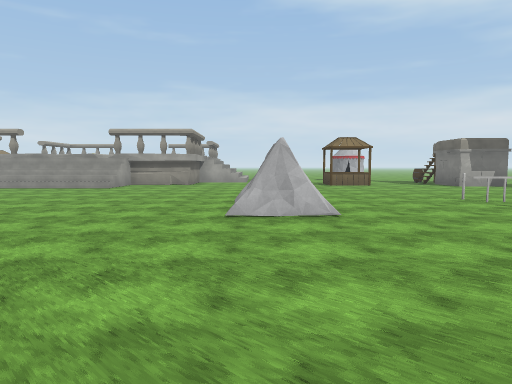
view 1 (above)

24 first-person views from a walk through a Unity game level. The camera is 1.5 m above the floor, tilts 4° down and sees 70° across. Doors are open. The floor is counted in squares, 2 m on a side. Each view is taken from the middle of a square. On the plan, view 1 faces up. The plan holds only what a view shows up to about 11 squares ahead; the rest is blank. The place goes on beyond the plan. The terrain is drawn as flat ground. The player character is not drawn. Surface patterns are stand-ins for the level's own textures.

view 2
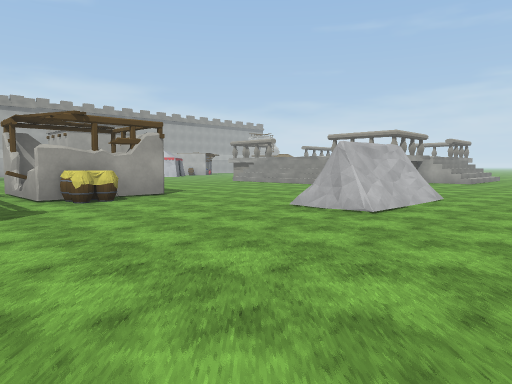

view 3
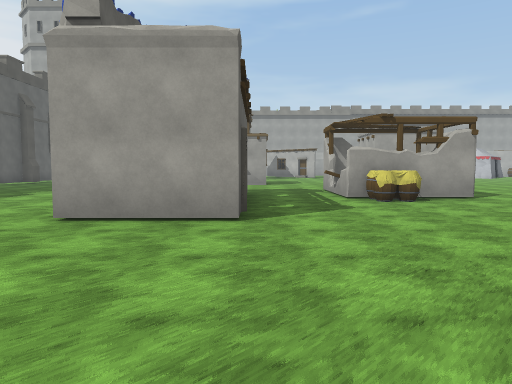

view 4
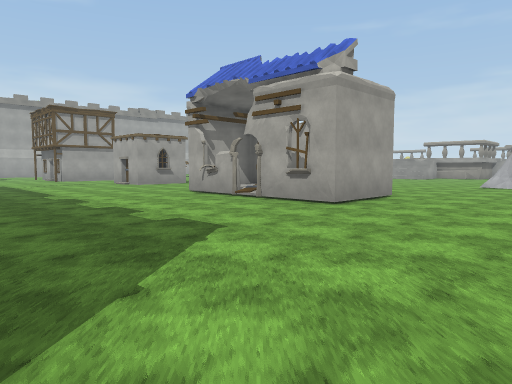

view 5
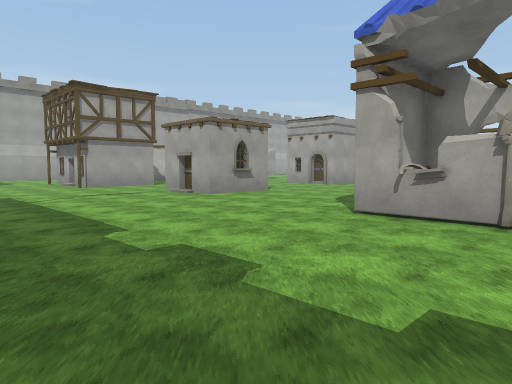

view 6
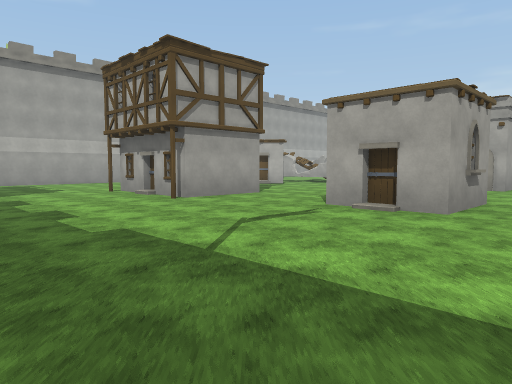

view 7
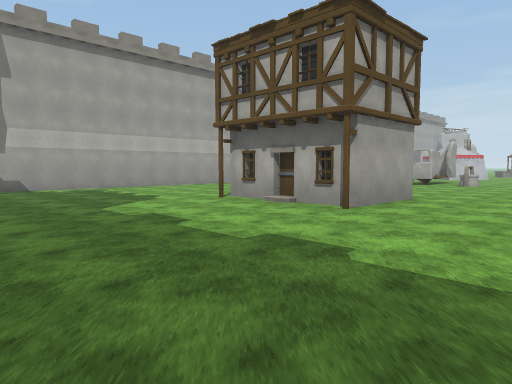

view 8
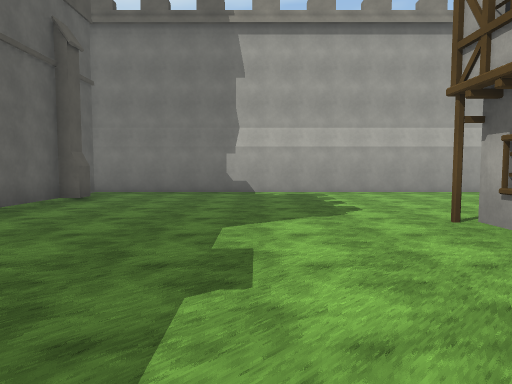

view 9
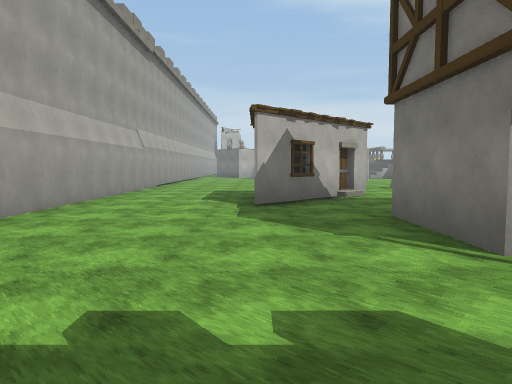

view 10
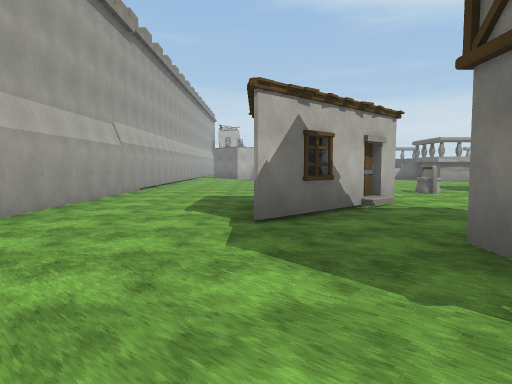

view 11
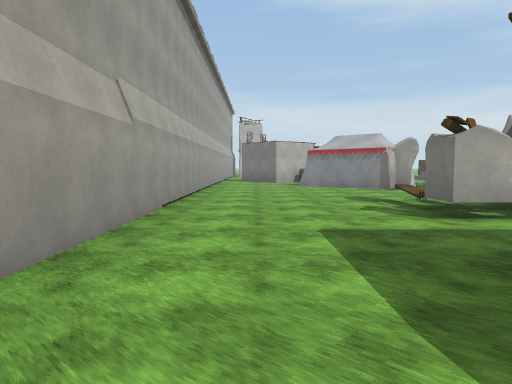

view 12
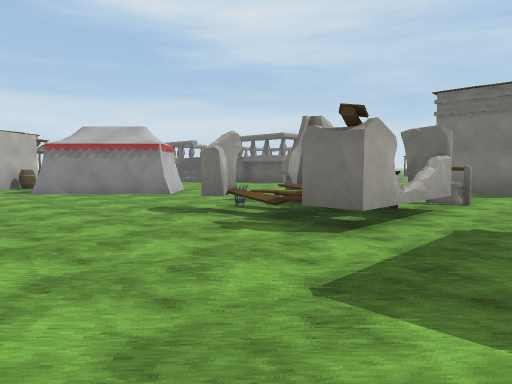

view 13
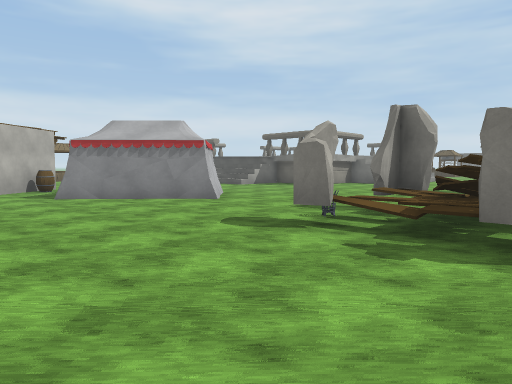

view 14
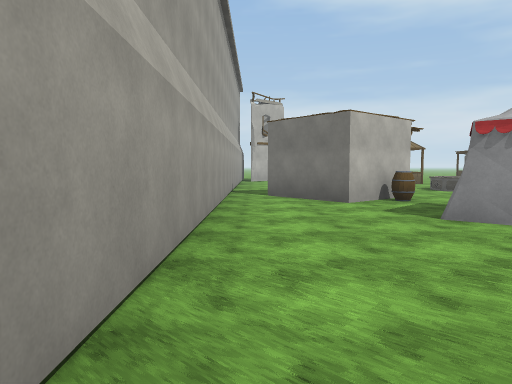

view 15
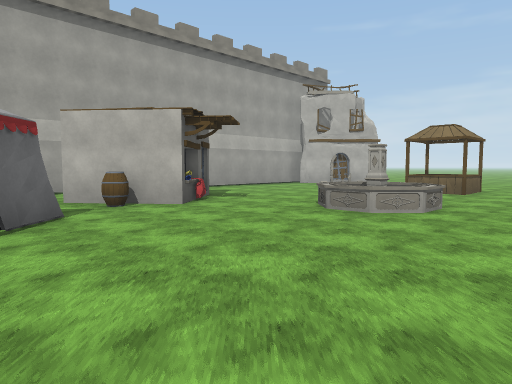

view 16
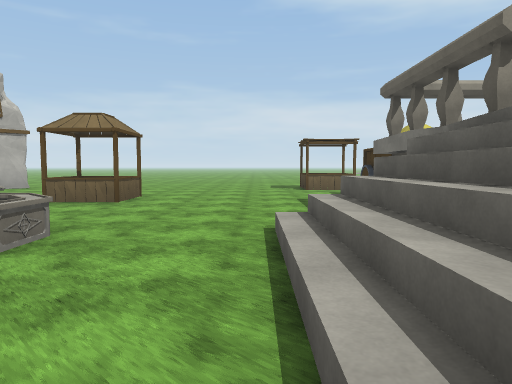

view 17
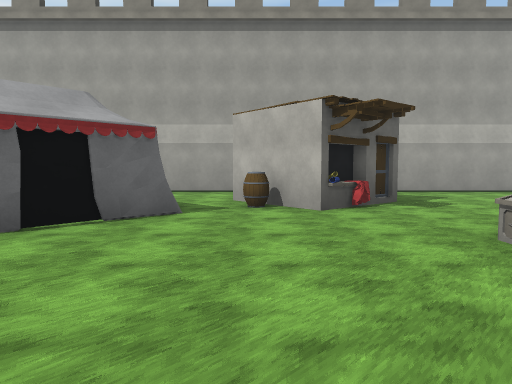

view 18
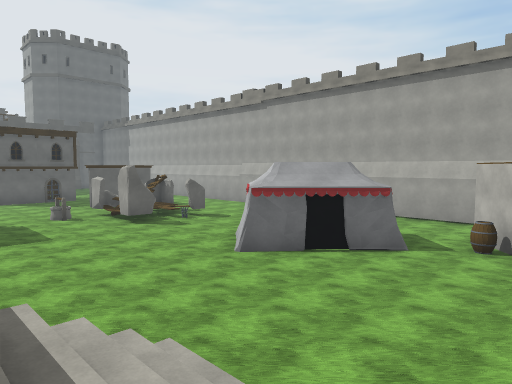

view 19
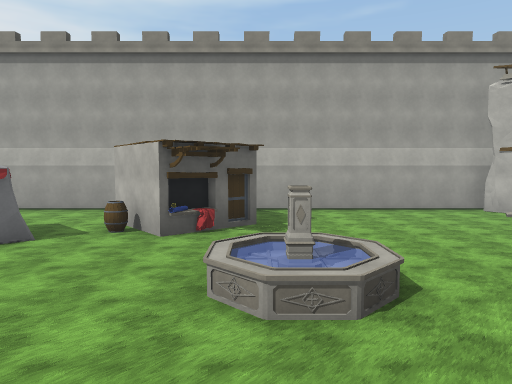

view 20
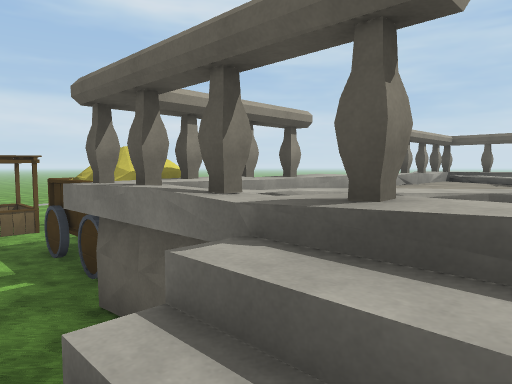

view 21
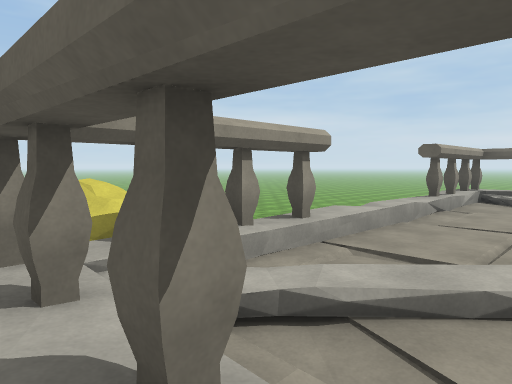

view 22
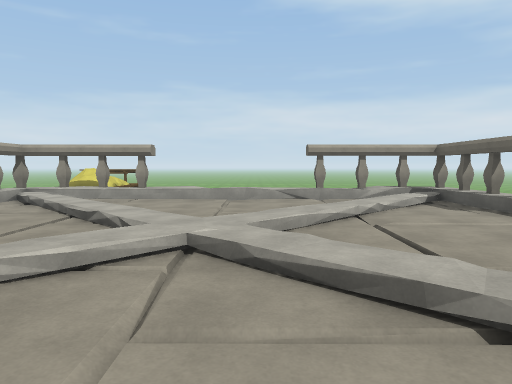

view 23
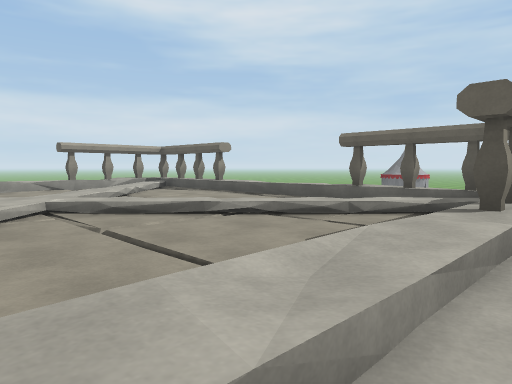

view 24
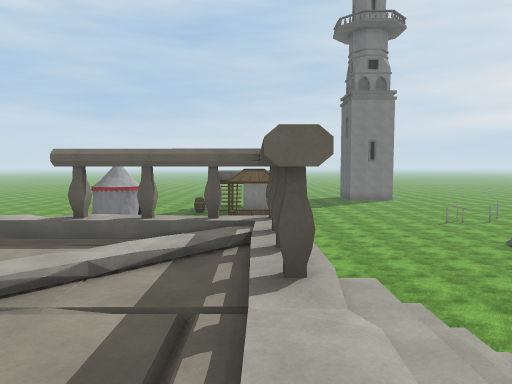

### Floor plan
Key: @ floor where view 1 was taken; # wall or solid block; . main floor; : floor 2 m higher than the main floor; / step, stairs or slope; D open door; T tent; F fence; H house; W well; B barrel; U fountain; I building; O other object.
Columns run from 26 left of view 1 to 5 right of it. Each row starts with its distance up from view 1.
 26 #..... II.....OO
 25 #......DD.....OO#////#
 24 #.............#:/:::::/#
 23 #.............///:::://#
 22 #......UU..///////:///:#
 21 #..H...UU..///#::////::/
 20 #.H H......///  :://:::/
 19 #.H HH.....///   ///::://
 18 #..HB......///   /////://
 17 #..........///   ::::/:#/
 16 #....##.....     :::::/#     II
 15 #...T###.....    ////###
 14 #....###.....    /////
 13 #.....#......       //........
 12 #............         ........
 11 #...........       .............
 10 #...........       .............
  9 #....HOH....        ............
  8 #....HHH....        ......TT...F
  7 #....HHH.W..H       ......TT...
  6 #....HHH.W..H       ......TT...
  5 #.........    H    HHH.........
  4 #....  H..    ..   H H........
  3 #...H H.....   .   H HO........
  2 #...HH......   .  .HHH.........
  1 #...H... ...   . ..............
  0 #....... ....  H....HHHH.H@....
 -1 #.....H  #...  H....H    #....
 -2 #.....H   ...H/H....HH   #...
 -3 #.....HHHH..........HHHHHH...
 -4 #............................
 -5 #............................
 -6 #.............................
 -7 #.............................
 -8 #.................  ..........
 -9 #.......  ....            ....
-10 #..#...

Positions as (right, up) in squares from view 1, and headings:
1: (0, 0), facing up
2: (4, 0), facing up-left
3: (4, 0), facing left
4: (3, -9), facing up-left
5: (-3, -8), facing up-left
6: (-9, -8), facing up-left
7: (-13, -9), facing up-left
8: (-15, -6), facing left
9: (-22, -6), facing up
10: (-22, -4), facing up
11: (-24, 1), facing up
12: (-25, 4), facing up-right
13: (-25, 6), facing up-right
14: (-25, 10), facing up
15: (-15, 15), facing up-left
16: (-15, 18), facing up
17: (-15, 18), facing left
18: (-13, 20), facing down-left
19: (-14, 21), facing left
20: (-14, 21), facing up-right
21: (-13, 22), facing up-right
22: (-7, 16), facing up
23: (-9, 14), facing up-right
24: (-8, 15), facing right
